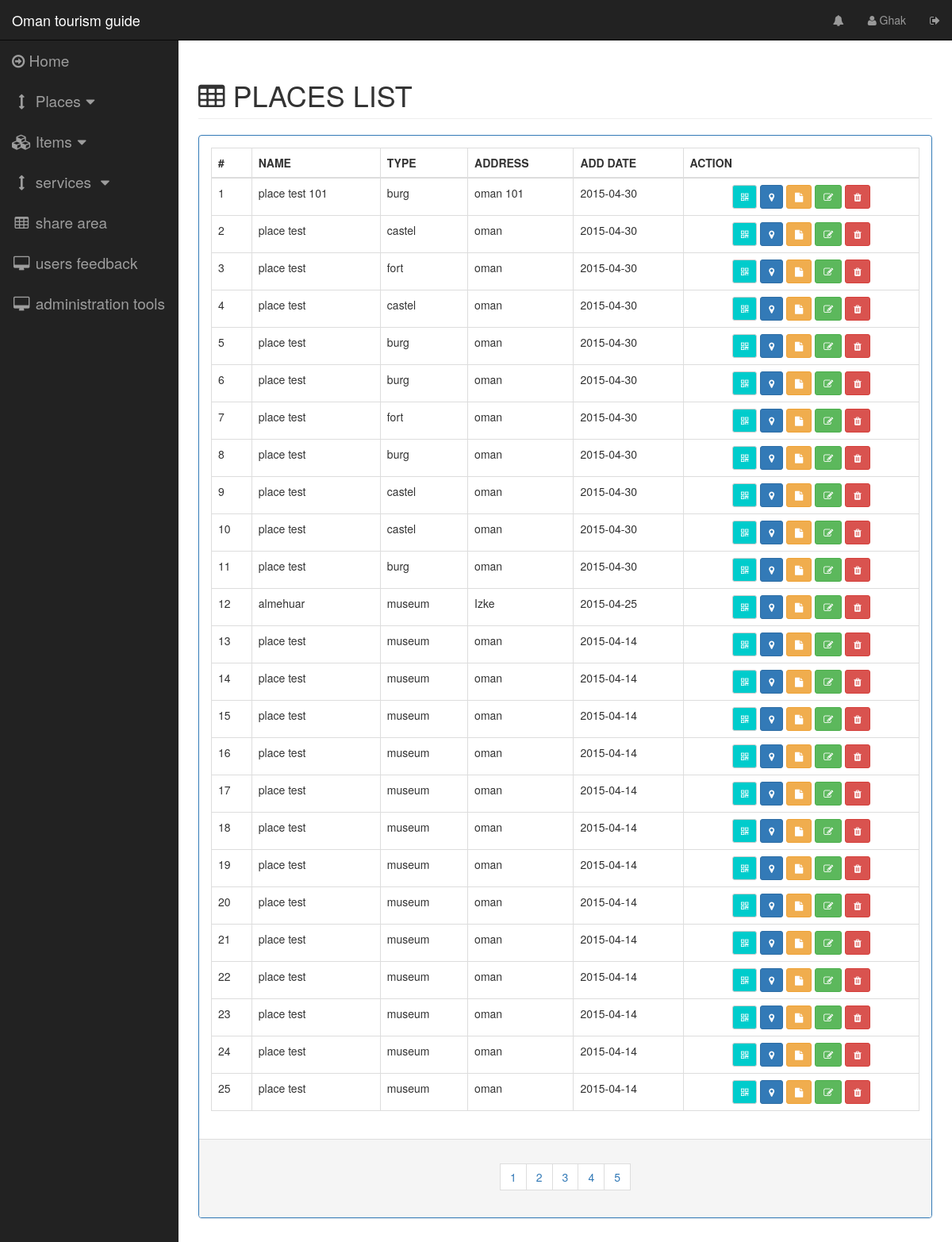
The page /pages/placeslist.php (signed in) on the database its author committed.
### tables this page shows
CREATE TABLE IF NOT EXISTS `place` (
  `place_id` int(11) NOT NULL AUTO_INCREMENT,
  `place_type` int(11) NOT NULL,
  `place_name` varchar(45) NOT NULL,
  `address` varchar(132) DEFAULT NULL,
  `place_location_lat` float DEFAULT NULL,
  `place_location_lng` float DEFAULT NULL,
  `place_admin_creator` int(11) NOT NULL,
  `view` int(1) NOT NULL DEFAULT '1',
  `description` text NOT NULL,
  `create_date` timestamp NOT NULL DEFAULT CURRENT_TIMESTAMP ON UPDATE CURRENT_TIMESTAMP,
  `last_update` timestamp NOT NULL DEFAULT '0000-00-00 00:00:00',
  PRIMARY KEY (`place_id`,`place_type`,`place_admin_creator`),
  KEY `place_type_id_idx` (`place_type`),
  KEY `place_admin_creator_id_idx` (`place_admin_creator`)
);

CREATE TABLE IF NOT EXISTS `place_type` (
  `place_id` int(11) NOT NULL AUTO_INCREMENT,
  `place_name` varchar(45) NOT NULL,
  PRIMARY KEY (`place_id`)
);

### server/dboperation.php (called while the page is built, shortened)
<?php
class dboperation {
    public static function placeTotalCount() {
        try {
            $dbh = new PDO("mysql:host=" . DB_HOST . ";dbname=" . DB_NAME . "", DB_USERNAME, DB_PASSWORD, array(PDO::MYSQL_ATTR_INIT_COMMAND => "SET NAMES 'utf8'"));
            $sql = 'SELECT count(*) as count FROM place WHERE 1';
            foreach ($dbh->query($sql) as $row) {
                $count = $row['count'];
            }
            return $count;
        } catch (PDOException $e) {
            echo $e->getMessage();
        }
    }
    public static function getPlacesList($selectfrom = 1, $selectamount = 25) {
        $response = array("status" => "false", "data" => "");
        try {
            $dbh = new PDO("mysql:host=" . DB_HOST . ";dbname=" . DB_NAME . "", DB_USERNAME, DB_PASSWORD, array(PDO::MYSQL_ATTR_INIT_COMMAND => "SET NAMES 'utf8'"));
            $dbh->setAttribute(PDO::ATTR_ERRMODE, PDO::ERRMODE_EXCEPTION);
            $stmt = $dbh->prepare('SELECT
                                    place.place_id,
                                    place_type.place_name AS placetype,
                                    place.address,
                                    place.view,
                                    place.place_location_lat,
                                    place.place_location_lng,
                                    place.description,
                                    DATE(place.create_date) AS adddate,
                                    place.place_name,
                                    place.place_type
                                  FROM place
                                    INNER JOIN place_type
                                      ON place.place_type = place_type.place_id
                      ORDER BY place.create_date DESC
                      LIMIT ' . $selectfrom . ' , ' . $selectamount . '');
            $stmt->execute();
            $result = $stmt->fetchAll();
            $response = array("status" => "false", "data" => "");
            $place = array("id" => "",
                "placetype" => "",
                "name" => "",
                "view" => "",
                "locationlat" => "",
                "desc" => "",
                "locationlang" => "",
                "createdate" => "",
                "placetypeid" => "",
                "address" => "");
            $data = array();
            foreach ($result as $row) {
                $place["id"] = $row['place_id'];
                $place["type"] = $row['placetype'];
                $place["placetypeid"] = $row['place_type'];
                $place["name"] = $row['place_name'];
                $place["view"] = $row['view'];
                $place["address"] = $row['address'];
                $place["locationlat"] = $row['place_location_lat'];
                $place["locationlang"] = $row['place_location_lng'];
                $place["creatdate"] = $row['adddate'];
                $place["desc"] = $row['description'];
                array_push($data, $place);
            }
            $response['data'] = $data;
            $response["status"] = "true";
        } catch (PDOException $e) {
            $response["data"] = $e->getMessage();
            $response["status"] = "false";
            echo $e->getMessage();
        } finally {
            return json_encode($response);
        }
    }
}

### controlpages/placeslist.php (the view)
<div class="row">
    <div class="col-lg-12">
        <h1 class="page-header" style="text-transform: uppercase"><span class="fa fa-table"></span>&nbsp;places list</h1>
    </div>
</div>
<div class="row">
    <div class="col-lg-12 col-md-12">
        <div class="panel panel-primary">
            <div class="panel-body">
                <table id="places-list-table" class="table table-bordered table-hover">
                    <thead>
                        <tr>
                            <th>#</th>
                            <th>NAME</th>
                            <th>TYPE</th>
                            <th>ADDRESS</th>
                            <th>ADD DATE</th>
                            <th>ACTION</th>
                        </tr>
                    </thead>
                    <tbody >
                        <?php
                        $selectamount = 25;
                        $placelist = json_decode(dboperation::getPlacesList(0, $selectamount));
                        $num = 1;
                        foreach ($placelist->data as $key => $object) {
                            ?>
                        <tr id="place_list_tr_<?php echo $num; ?>">
                                <td><?php echo $num; ?></td>
                                <td><?php echo $object->name ?></td>
                                <td><?php echo $object->type ?></td>
                                <td><?php echo $object->address ?></td>
                                <td><?php echo $object->creatdate ?></td>
                                <td>
                        <center>
                            <?php
                            $desc = str_replace("'", "\'", $object->desc);
                            ?>
                            <span data-toggle="modal" data-target="#qr_modal" onclick="PlaceOperations.setPlaceQrModal('<?php echo $object->id ?>',  '<?php echo $object->name?>')" title="QR" class="qr-button btn btn-sm btn-default"><i class="fa fa-qrcode"></i></span>
                            <span data-toggle="modal" data-target="#map_modal" onclick="PlaceOperations.setmapplacelocation('<?php echo $object->locationlat ?>', '<?php echo $object->locationlang ?>')"title="open on the map" class="btn btn-sm btn-primary"><i class="fa fa-map-marker"></i></span>
                            <span onclick="PlaceOperations.setplacedesc('<?php echo $desc;?>')" data-toggle="modal" data-target="#place_desc_modal" title="descrption" class="btn btn-sm btn-warning "><i class="fa fa-file"></i></span>
                            <span onclick="PlaceOperations.setupdateplacemodelforminfo(
                                        '<?php echo $object->id; ?>',
                                        '<?php echo $object->placetypeid; ?>',
                                        '<?php echo $object->name; ?>',
                                        '<?php echo $object->address; ?>',
                                        '<?php echo $object->locationlat; ?>',
                                        '<?php echo $object->locationlang; ?>',
                                        '<?php echo $desc; ?>',
                                        '<?php echo $object->view; ?>'
                                        )" data-toggle="modal" data-target="#update_place_modal" title="edit place information" class="btn btn-sm btn-success "><i class="fa fa-edit"></i></span>
                            <span onclick="PlaceOperations.setdeletplacemodelforminfo( '<?php echo $object->id; ?>',  '<?php echo $num;?>')" data-toggle="modal" data-target="#remove_place_modal" title="remove" class="btn btn-sm btn-danger"><i class="fa fa-trash"></i></span>
                        </center>
                        </td>
                        </tr>
                        <?php
                        $num++;
                    }
                    ?>
                    </tbody>
                </table>
            </div>
            <div class="panel-footer">
                <center>
                    <nav>
                        <ul class="pagination">
                            <?php
                            $placecount = dboperation::placeTotalCount();
                            $pages = intval($placecount) / $selectamount;
                            if (is_float($pages)) {
                                $pages = intval($pages + 1);
                            }
                           $selectfrom = 0;
                            $selectto = $selectamount;
                            $roundnum = 1;
                            for ($index = 0; $index < $pages; $index++) {
                                ?>
                                <li>
                                    <span
                                        onclick="placesListFunctions.placesnextpage('<?php echo $selectfrom; ?>', '<?php echo $selectamount ?>')"
                                        class="btn" style="border-radius: 0px;">
                                        <?php echo $index + 1; ?>
                                    </span>
                                </li>
                                <?php
                                $roundnum++;
                                $selectfrom = $selectto;
                                $selectto = $selectamount * $roundnum;
                            }
                            ?>
                        </ul>
                    </nav>
                </center>
            </div>
        </div>
    </div>
</div>

### pages/placeslist.php (shortened to what this page needs)
<?php
include '../server/dboperation.php';
?>
<!DOCTYPE html>
<html lang="en">
    <head>
    </head>
    <body>
        <div id="wrapper">
            <?php
            include_once '../include/navbar.php';
            ?>
            <div id="page-wrapper">
                <div class="container-fluid">
                    <?php
                    include_once '../controlpages/placeslist.php';
                    ?>
                </div>
            </div>
        </div>
        <?php
        include_once '../modals/mapmodel.php';
        ?>
    </body>
</html>

### include/navbar.php (shortened to what this page needs)
<nav class="navbar navbar-inverse navbar-fixed-top" role="navigation">
    <div class="navbar-header">
        <a class="navbar-brand" href="index.php">Oman tourism guide</a>
    </div>
    <ul class="nav navbar-right top-nav">
        <li class="dropdown">
            <a href="#" ><i class="fa fa-bell"></i></a>
        </li>
        <li class="dropdown">
            <a href="#" ><i class="fa fa-user"></i> <?php echo $_SESSION['login-admin-name']; ?></a>
        </li>
        <li class="dropdown">
            <a onclick="logout()" ><i class="fa fa-sign-out"></i></a>
        </li>
    </ul>
    <div class="collapse navbar-collapse navbar-ex1-collapse">
        <ul class="nav navbar-nav side-nav">
            <li>
                <a href="home.php"><i class="fa fa-arrow-circle-o-right"></i> Home</a>
            </li>
            <li>
                <a href="javascript:;" data-toggle="collapse" data-target="#placescolntrollcollapse"><i class="fa fa-fw fa-arrows-v"></i>&nbsp;Places<i class="fa fa-fw fa-caret-down"></i></a>
            </li>
            <li>
                <a href="javascript:;" data-toggle="collapse" data-target="#itemscolntrollcollapse"><i class="fa fa-fw fa-cubes"></i>&nbsp;Items<i class="fa fa-fw fa-caret-down"></i></a>
            </li>
            <li>
                <a href="javascript:;" data-toggle="collapse" data-target="#servicecollapse"><i class="fa fa-fw fa-arrows-v"></i> services <i class="fa fa-fw fa-caret-down"></i></a>
            </li>
            <li>
                <a href="#"><i class="fa fa-fw fa-table"></i> share area</a>
            </li>
            <li>
                <a href="#"><i class="fa fa-fw fa-desktop"></i> users feedback</a>
            </li>
            <li>
                <a href="#"><i class="fa fa-fw fa-desktop"></i> administration tools</a>
            </li>
        </ul>
    </div>
</nav>

### modals/mapmodel.php (shortened to what this page needs)
                <body onload="load()" onunload="GUnload()" >
</body>

### css/sb-admin.css (style rules this page uses)
body { margin-top: 100px; background-color: #222; }
@media (min-width:768px) { body { margin-top: 50px; } }
#wrapper { padding-left: 0; }
#page-wrapper { width: 100%; padding: 0; background-color: #fff; }
@media (min-width:768px) { #wrapper { padding-left: 225px; } }
@media (min-width:768px) { #page-wrapper { padding: 10px; } }
.top-nav { padding: 0 15px; }
.top-nav>li { display: inline-block; float: left; }
.top-nav>li>a { padding-top: 15px; padding-bottom: 15px; line-height: 20px; color: #999; }
@media (min-width:768px) { .side-nav { position: fixed; top: 51px; left: 225px; width: 225px; margin-left: -225px; border: none; border-radius: 0; overflow-y: auto; background-color: #222; } }
@media (min-width:768px) { .side-nav>li>a { width: 225px; } }

### css/main.css (style rules this page uses)
.qr-button { background: #00cccc; color: #FFFFFF; }

### css/navbar.css (style rules this page uses)
.side-nav li a { font-size: 19px; }

### rows shown on the page
place: place_name "place test 101", place_type.place_name "burg", address "oman 101", creatdate "2015-04-30"
place: place_name "place test", place_type.place_name "castel", address "oman", creatdate "2015-04-30"
place: place_name "place test", place_type.place_name "fort", address "oman", creatdate "2015-04-30"
place: place_name "place test", place_type.place_name "castel", address "oman", creatdate "2015-04-30"
place: place_name "place test", place_type.place_name "burg", address "oman", creatdate "2015-04-30"
place: place_name "place test", place_type.place_name "burg", address "oman", creatdate "2015-04-30"
place: place_name "place test", place_type.place_name "fort", address "oman", creatdate "2015-04-30"
place: place_name "place test", place_type.place_name "burg", address "oman", creatdate "2015-04-30"
place: place_name "place test", place_type.place_name "castel", address "oman", creatdate "2015-04-30"
place: place_name "place test", place_type.place_name "castel", address "oman", creatdate "2015-04-30"
place: place_name "place test", place_type.place_name "burg", address "oman", creatdate "2015-04-30"
place: place_name "almehuar", place_type.place_name "museum", address "Izke", creatdate "2015-04-25"
place: place_name "place test", place_type.place_name "museum", address "oman", creatdate "2015-04-14"
place: place_name "place test", place_type.place_name "museum", address "oman", creatdate "2015-04-14"
place: place_name "place test", place_type.place_name "museum", address "oman", creatdate "2015-04-14"
place: place_name "place test", place_type.place_name "museum", address "oman", creatdate "2015-04-14"
place: place_name "place test", place_type.place_name "museum", address "oman", creatdate "2015-04-14"
place: place_name "place test", place_type.place_name "museum", address "oman", creatdate "2015-04-14"
place: place_name "place test", place_type.place_name "museum", address "oman", creatdate "2015-04-14"
place: place_name "place test", place_type.place_name "museum", address "oman", creatdate "2015-04-14"
place: place_name "place test", place_type.place_name "museum", address "oman", creatdate "2015-04-14"
place: place_name "place test", place_type.place_name "museum", address "oman", creatdate "2015-04-14"
place: place_name "place test", place_type.place_name "museum", address "oman", creatdate "2015-04-14"
place: place_name "place test", place_type.place_name "museum", address "oman", creatdate "2015-04-14"
place: place_name "place test", place_type.place_name "museum", address "oman", creatdate "2015-04-14"

### other values the page prints
$_SESSION['login-admin-name'] "Ghak"
